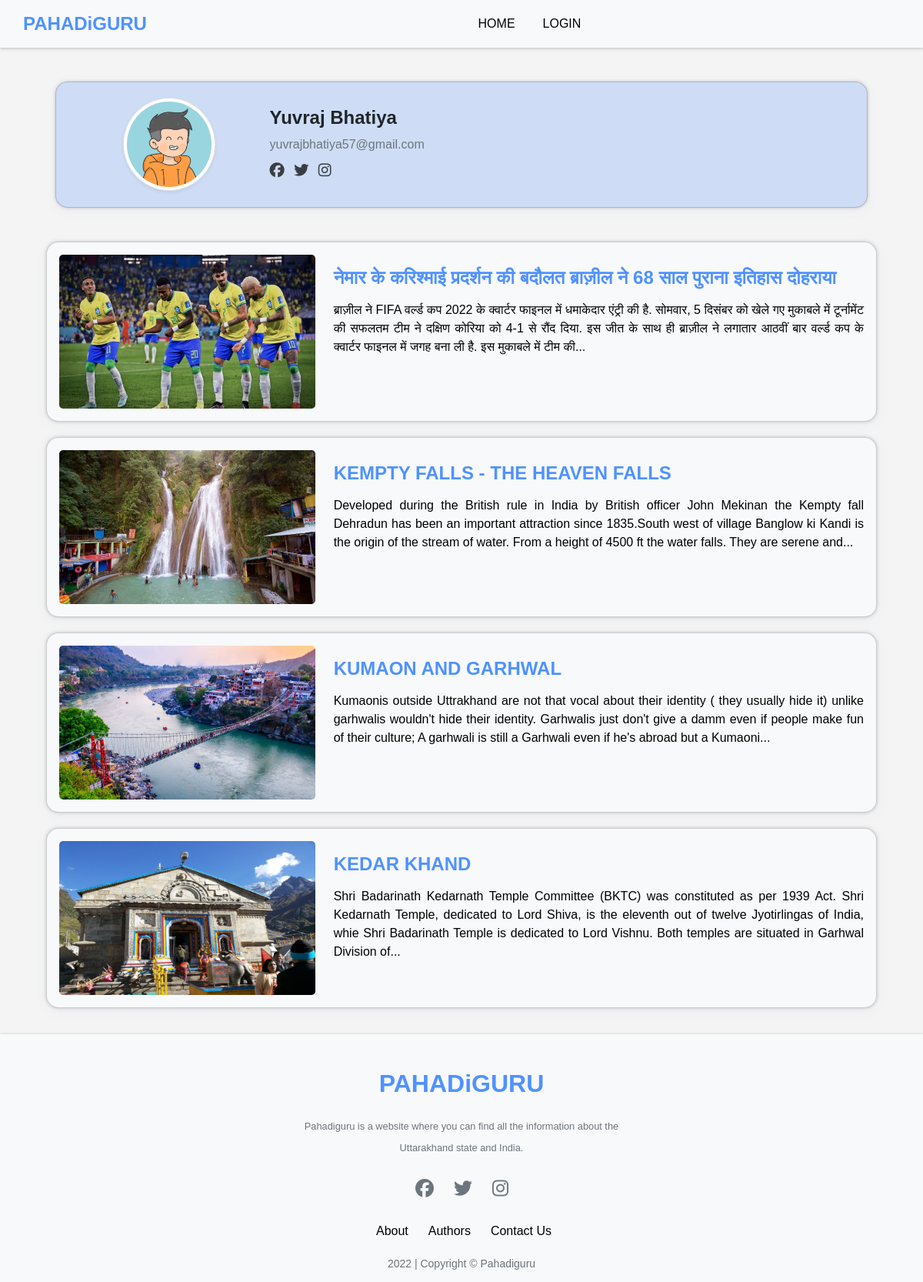
Page /poster_all_posts/1 on the committed database.
### app.py (models this page shows)
class Users(db.Model, UserMixin):
    id = db.Column(db.Integer, primary_key=True)
    first_name = db.Column(db.String(50), nullable=False)
    last_name = db.Column(db.String(50), nullable=False)
    email = db.Column(db.String(150), nullable=False,unique=True)
    phone = db.Column(db.String(50), nullable=True,default="None")
    date_added = db.Column(db.Date, default=date.today)
    about_author = db.Column(db.String(500), nullable=True,default="None")
    security_question = db.Column(db.String(50), nullable=True)
    security_answer = db.Column(db.String(50), nullable=True)
    password_hash = db.Column(db.String(128))
    role = db.Column(db.String(10), default='User')
    posts = db.relationship('Posts', backref='poster')
    likes=db.relationship('Likes',backref='user',passive_deletes=True)
    profile_pic=db.Column(db.String(), nullable=True , default="default.jpg")

class Posts(db.Model):
    id = db.Column(db.Integer, primary_key=True)
    title = db.Column(db.String(200), nullable=False)
    category = db.Column(db.String(50), nullable=False)
    slug= db.Column(db.String(200),nullable=True)
    content = db.Column(db.String(500), nullable=False)
    date_added = db.Column(db.Date, default=date.today)
    date_time = db.Column(db.DateTime, default=datetime.utcnow)
    poster_id = db.Column(db.Integer, db.ForeignKey('users.id'))
    likes=db.relationship('Likes',backref='post',passive_deletes=True)
    views=db.relationship('Views',backref='post',passive_deletes=True)
    image = db.Column(db.String(), nullable=True)

### app.py (the view)
@app.route("/poster_all_posts/<int:poster_id>")
def poster_all_posts(poster_id):
    user = Users.query.filter_by(id=poster_id).first()
    posts = Posts.query.filter_by(poster_id=poster_id).order_by(Posts.date_time.desc()).all()
    return render_template('poster_all_posts.html', user=user, posts=posts)

### templates/poster_all_posts.html (shortened to what this page needs)
{% extends 'base.html' %} {% block head %}
<link
  rel="stylesheet"
  href="{{url_for('static',filename='css/allposts.css')}}"
/>
{% endblock %} {% block content %}
<br /><br /><br /><br>
<div class="container m-auto" style="width: 90vw">
<div
  class="card col-md-12 p-3 rounded-4"
  style="
    background-color: #86b1f759;
    box-shadow: rgba(67, 71, 85, 0.27) 0px 0px 0.25em,
      rgba(90, 125, 188, 0.05) 0px 0.25em 1em;
  "
>
    <div class="row">
      <div class="col-md-3">
        <img
            src="{{url_for('static', filename='images/profile_pic/'+ user.profile_pic)}}"
            class="rounded-circle img-thumbnail shadow-sm my-1"
            width="120"
            height="120"
            style="margin-left: 30%;"
          />
      </div>
      <div class="col-md-8 my-3">
        <div class="card-block">
          <h6 class="author_name" style="font-size: 1.5rem; font-weight: 600;">{{user.first_name}} {{user.last_name}}</h6>
          <p class="author_bio my-1 text-muted">
            {{user.email}}
          </p>
          <ul class="social mb-0 list-inline mt-2">
            <li class="list-inline-item">
              <a href="#" class="social-link" style="font-size: 1.2rem; color: rgba(0, 0, 0, 0.721);"
                ><i class="fa-brands fa-facebook"></i
              ></a>
            </li>
            <li class="list-inline-item">
              <a href="#" class="social-link" style="font-size: 1.2rem; color: rgba(0, 0, 0, 0.721);"
                ><i class="fa-brands fa-twitter"></i
              ></a>
            </li>
            <li class="list-inline-item">
              <a href="#" class="social-link" style="font-size: 1.2rem; color: rgba(0, 0, 0, 0.721);"
                ><i class="fa-brands fa-instagram"></i
              ></a>
            </li>
          </ul>
        </div>
      </div>
    </div>
</div>
</div>
<br>
<div class="container m-auto" style="width: 90vw">
  <div class="row">
    {% for post in posts %}
    <div
      class="card col-md-12 p-3 rounded-4"
      style="
        background-color: #f8f9fa;
        box-shadow: rgba(67, 71, 85, 0.27) 0px 0px 0.25em,
          rgba(90, 125, 188, 0.05) 0px 0.25em 1em;
      "
    >
      <a
        href="{{url_for('post',slug=post.slug)}}"
        style="
          text-decoration: none;
          color: #000 !important;
          text-align: justify;
        "
      >
        <div class="row">
          <div class="col-md-4">
            <img
              class="w-100 card-img"
              height="200"
              src="{{url_for('static', filename='images/feature_photo/'+ post.image)}}"
            />
          </div>
          <div class="col-md-8 my-3">
            <div class="card-block">
              <h6 class="card-title">{{post.title}}</h6>
              <p class="card-text my-3">{{post.content|safe|truncate(300)}}</p>
            </div>
          </div>
        </div>
      </a>
    </div>
    <br />
    {% endfor %}
  </div>
  <br />
</div>
{% endblock %}

### templates/base.html (shortened to what this page needs)
<!DOCTYPE html>
<html lang="en">
<head>
    <link
    rel="stylesheet"
    href="https://cdn.jsdelivr.net/npm/bootstrap@5.2.2/dist/css/bootstrap.min.css"
    />
    <link rel="stylesheet" href="https://cdnjs.cloudflare.com/ajax/libs/font-awesome/5.15.4/css/all.min.css" />
    <link rel="stylesheet" href="https://cdnjs.cloudflare.com/ajax/libs/font-awesome/6.2.1/css/all.min.css" />
    {% block head %}
    {% endblock %}
    {% block navbar %}
        {% include 'navbar.html' %}
    {% endblock %}
    {% block content %}
    {% endblock%}
    {% block footer %}
        {% include 'footer.html' %}
    {% endblock %}
</body>
</html>

### templates/navbar.html (shortened to what this page needs)
{% block head %}
<link rel="stylesheet" href="{{url_for('static',filename='css/navbar.css')}}">
{% endblock %}
 <div class="navbar_section">
    <nav class="navbar navbar-expand-md fixed-top navbar-light bg-light" style="box-shadow: 0 1px 4px 0 rgba(163, 163, 163, 0.711);">
      <div class="container-fluid">
        <a class="navbar-brand branding logo" href="{{url_for('home')}}">PAHADiGURU</a>
        <div class="collapse navbar-collapse" id="navbarSupportedContent">
          <ul class="navbar-nav mx-auto mb-2 mb-lg-0 nav-pills">
            <li class="nav-item">
              <a class="nav-link" href="{{url_for('home')}}">Home</a>
            </li>
            {% if not current_user.is_authenticated %}
            <li class="nav-item">
              <a class="nav-link" href="{{url_for('login')}}">Login</a>
            </li>
            {% endif %}
          </ul>
        </div>
      </div>
    </nav>
  </div>

### templates/footer.html
{% block head %}
<link rel="stylesheet" href="{{url_for('static',filename='css/footer.css')}}">
{% endblock %}
<div id="footer-1" class="pg-footer">
  <footer>
    <div class="footer-content">
        <h3>PAHADiGURU</h3>
        <p class="text-muted" style="font-size: .8rem; padding: 0 1rem;">Pahadiguru is a website where you can find all the information about the Uttarakhand state and India.</p>
        <ul style="padding-left: 0;" class="socials">
            <li><a href="https://github.com/"><i style="font-size: x-large;" class="fa-brands fa-facebook"></i></a></li>
            <li><a href="https://github.com/"><i style="font-size: x-large;" class="fa-brands fa-twitter"></i></a></li>
            <li><a href="https://github.com/"><i style="font-size: x-large;" class="fa-brands fa-instagram"></i></a></li>
        </ul>
        <div class="footer-menu " style="margin-top: -20px;">
          <ul style="padding-left: 0;" class="f-menu">
            <li><a href="{{url_for('about')}}">About</a></li>
            <li><a href="{{url_for('authors')}}">Authors</a></li>
            <li><a href="{{url_for('contact')}}">Contact Us</a></li>
          </ul>
          <p class="text-muted">2022 | Copyright &copy; Pahadiguru </p>
        </div>
    </div>
</footer>
</div>

### static/css/allposts.css (style rules this page uses)
.card { border-radius:0; margin:10px auto; }
.card-title { text-transform: uppercase; color: #4f92ff; font-size: 1.5rem; font-weight: 600; }
.card-text { margin-top:10px; margin-bottom: 10px; }

### static/css/navbar.css (style rules this page uses)
.container-fluid { width: 97%; }
.logo { font-weight: bolder; font-size: 1.5rem; color: #4f92ff ; }
.nav-item { margin: 0 10px; transition: all 0.5s linear; }
.navbar-light .navbar-nav .nav-link { color: #000000; }
.navbar-nav li { display: block; text-transform: uppercase; }

### static/css/footer.css (style rules this page uses)
footer { bottom: 0; left: 0; right: 0; background: #f8f9fa; height: auto; width: 100vw; padding-top: 40px; color: black; box-shadow: 0 1px 4px 0 rgba(163, 163, 163, 0.911); }
.footer-content { display: flex; align-items: center; justify-content: center; flex-direction: column; text-align: center; }
.footer-content h3 { font-size: 2rem; text-transform: capitalize; line-height: 3rem; font-weight: bolder; color: #4f92ff; }
.footer-content p { max-width: 500px; margin: 10px auto; line-height: 28px; font-size: 14px; color: black; text-align: center; }
.socials { list-style: none; display: flex; align-items: center; justify-content: center; margin: 1rem 0 3rem 0; }
.socials li { margin: 0 10px; }
.socials a { text-decoration: none; color: #6C757d; padding: 5px; border-radius: 50%; }
.socials a i { font-size: 1.5rem; width: 20px; transition: color .4s ease; }
.footer-menu { float: right; }
.footer-menu ul { display: flex; }
.footer-menu ul li { padding-right: 10px; display: block; }
.footer-menu ul li a { color: black; text-decoration: none; margin-left: 1rem; text-align: center; }

### rows in the picture
Users: profile_pic (picture), first_name "Yuvraj", last_name "Bhatiya", email "yuvrajbhatiya57@gmail.com"
Posts: image (picture), title "नेमार के करिश्माई प्रदर्शन की बदौलत ब्राज़ील ने 68 साल पुराना इतिहास दोहराया", content "ब्राज़ील ने FIFA वर्ल्ड कप 2022 के क्वार्टर फाइनल में धमाकेदार एंट्री की है. सोमवार, 5 दिसंबर को खेले गए मुकाबले में टूर्नामेंट की सफलतम टीम ने दक्षिण कोरिया को 4-1 से रौंद दिया. इस जीत के साथ ही ब्राज़ील ने लगातार आठवीं बार वर्ल्ड कप के क्वार्टर फाइनल में जगह बना ली है. इस मुकाबले में टीम की..."
Posts: image (picture), title "KEMPTY FALLS - THE HEAVEN FALLS", content "Developed during the British rule in India by British officer John Mekinan the Kempty fall Dehradun has been an important attraction since 1835.South west of village Banglow ki Kandi is the origin of the stream of water. From a height of 4500 ft the water falls. They are serene and..."
Posts: image (picture), title "KUMAON AND GARHWAL", content "Kumaonis outside Uttrakhand are not that vocal about their identity ( they usually hide it) unlike garhwalis wouldn't hide their identity. Garhwalis just don't give a damm even if people make fun of their culture; A garhwali is still a Garhwali even if he's abroad but a Kumaoni..."
Posts: image (picture), title "KEDAR KHAND", content "Shri Badarinath Kedarnath Temple Committee (BKTC) was constituted as per 1939 Act. Shri Kedarnath Temple, dedicated to Lord Shiva, is the eleventh out of twelve Jyotirlingas of India, whie Shri Badarinath Temple is dedicated to Lord Vishnu. Both temples are situated in Garhwal Division of..."
